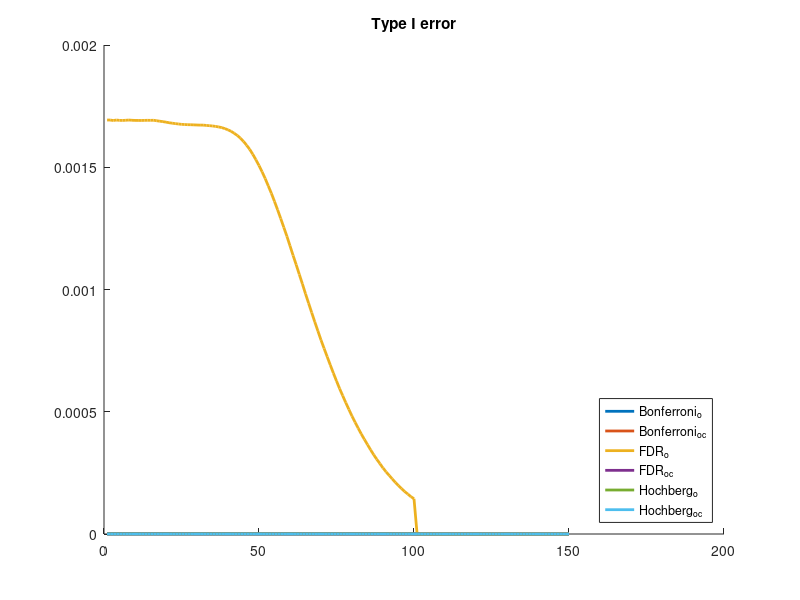
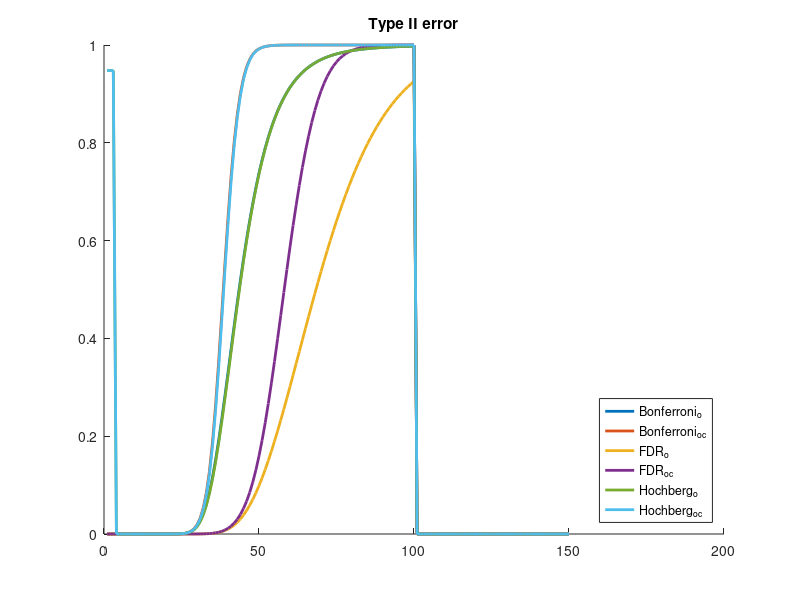

MATLAB code for these plots, in order:
% Specify dimensions, number of pictures and maximum standard deviation:
dims = [128, 256, 512];
nr_pictures = 5;
max_sigma = 150;

% Load results:
load('ROI_TestCases.mat');

% Specify results to be compared and displayed:
res1 = 'o';
res2 = 'oc';

% ------------------------------------------------------------------------
max_sigma = 150;
sigma_range = 1:max_sigma;
% Initialize counters for the errors and total number of pixels:
err_Bon_res1 = zeros(max_sigma, 2);
err_FDR_res1 = zeros(max_sigma, 2);
err_Hoc_res1 = zeros(max_sigma, 2);
err_Bon_res2 = zeros(max_sigma, 2);
err_FDR_res2 = zeros(max_sigma, 2);
err_Hoc_res2 = zeros(max_sigma, 2);
t = zeros(1, 2);

% Loop over dimensions:
for i = 1 : size(dims, 2)
    
    % Generate name of the substructure of the dimension:
    dim_name = strcat('pxl', num2str(dims(i)), 'x', num2str(dims(i)));
    
    for j = 1 : nr_pictures
        
        % Add results to the counters results:
        t = t + cases.(dim_name).(strcat('t', num2str(j))) / 100;
        err_FDR_res1 = err_FDR_res1 + cases.(dim_name).(strcat('err_FDR', num2str(j)));
        err_Bon_res1 = err_Bon_res1 + cases.(dim_name).(strcat('err_Bon', num2str(j)));
        err_Hoc_res1 = err_Hoc_res1 + cases.(dim_name).(strcat('err_Hoc', num2str(j)));
        err_FDR_res2 = err_FDR_res2 + cases.(dim_name).(strcat('err_FDR_o', num2str(j)));
        err_Bon_res2 = err_Bon_res2 + cases.(dim_name).(strcat('err_Bon_o', num2str(j)));
        err_Hoc_res2 = err_Hoc_res2 + cases.(dim_name).(strcat('err_Hoc_o', num2str(j)));
        
    end
end

% ------------------------------------------------------------------------

% Type I error plot
figure(1)
hold on
plot(sigma_range, err_Bon_res1(:, 1) / t(2), 'Linewidth', 2.0)
plot(sigma_range, err_Bon_res2(:, 1) / t(2), 'Linewidth', 2.0)
plot(sigma_range, err_FDR_res1(:, 1) / t(2), 'Linewidth', 2.0)
plot(sigma_range, err_FDR_res2(:, 1) / t(2), 'Linewidth', 2.0)
plot(sigma_range, err_Hoc_res1(:, 1) / t(2), 'Linewidth', 2.0)
plot(sigma_range, err_Hoc_res2(:, 1) / t(2), 'Linewidth', 2.0)
hold off
legend(strcat('Bonferroni_{', res1, '}'), strcat('Bonferroni_{', res2, '}'), strcat('FDR_{', res1, '}'), strcat('FDR_{', res2, '}'), strcat('Hochberg_{', res1, '}'), strcat('Hochberg_{', res2, '}'), 'Location', 'southeast')
title('Type I error')

% Type II error plot
figure(2)
hold on
plot(sigma_range, err_Bon_res1(:, 2) / t(1), 'Linewidth', 2.0)
plot(sigma_range, err_Bon_res2(:, 2) / t(1), 'Linewidth', 2.0)
plot(sigma_range, err_FDR_res1(:, 2) / t(1), 'Linewidth', 2.0)
plot(sigma_range, err_FDR_res2(:, 2) / t(1), 'Linewidth', 2.0)
plot(sigma_range, err_Hoc_res1(:, 2) / t(1), 'Linewidth', 2.0)
plot(sigma_range, err_Hoc_res2(:, 2) / t(1), 'Linewidth', 2.0)
hold off
legend(strcat('Bonferroni_{', res1, '}'), strcat('Bonferroni_{', res2, '}'), strcat('FDR_{', res1, '}'), strcat('FDR_{', res2, '}'), strcat('Hochberg_{', res1, '}'), strcat('Hochberg_{', res2, '}'), 'Location', 'southeast')
title('Type II error')